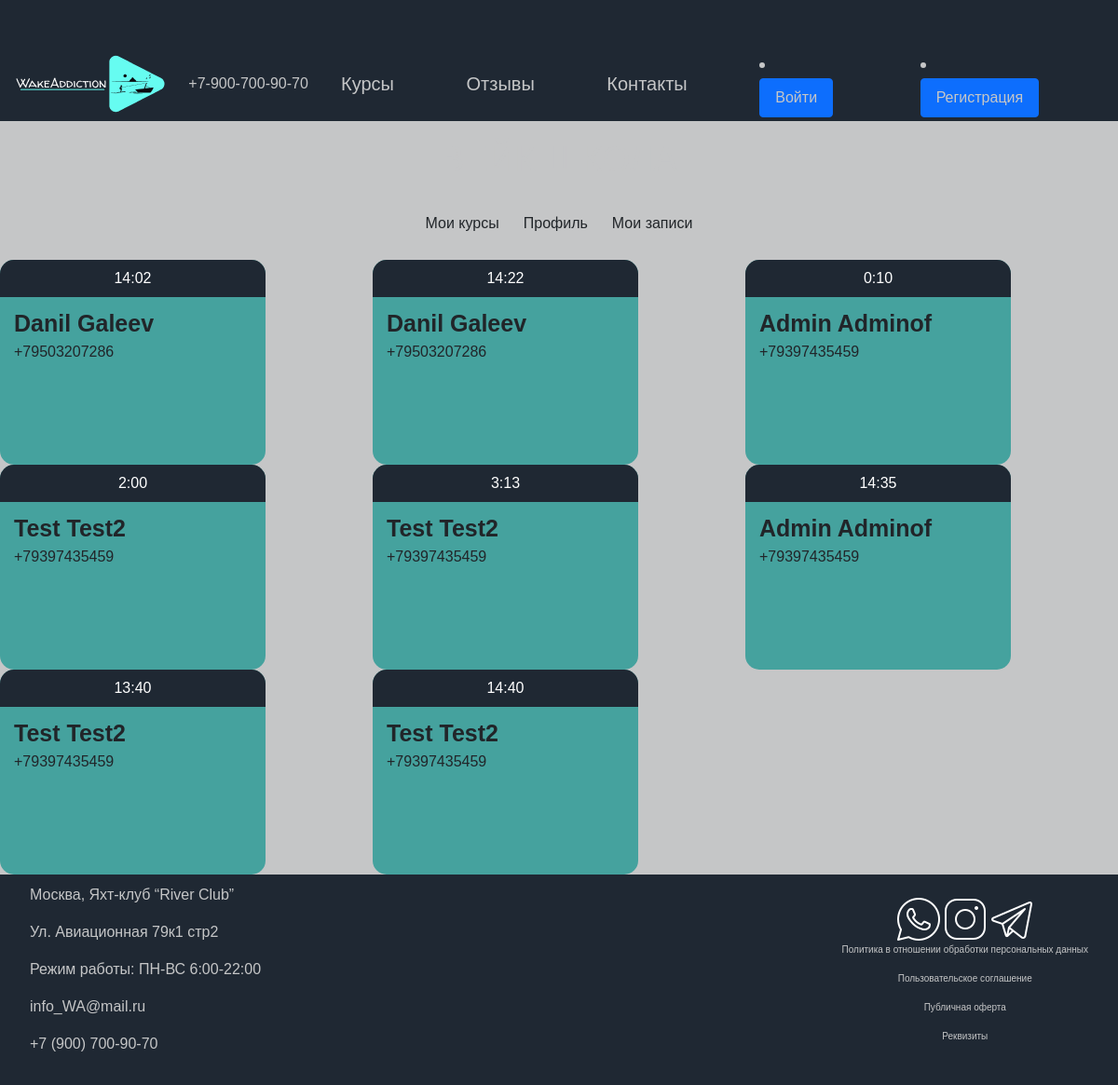
Page /zapisi on the earlier database version.
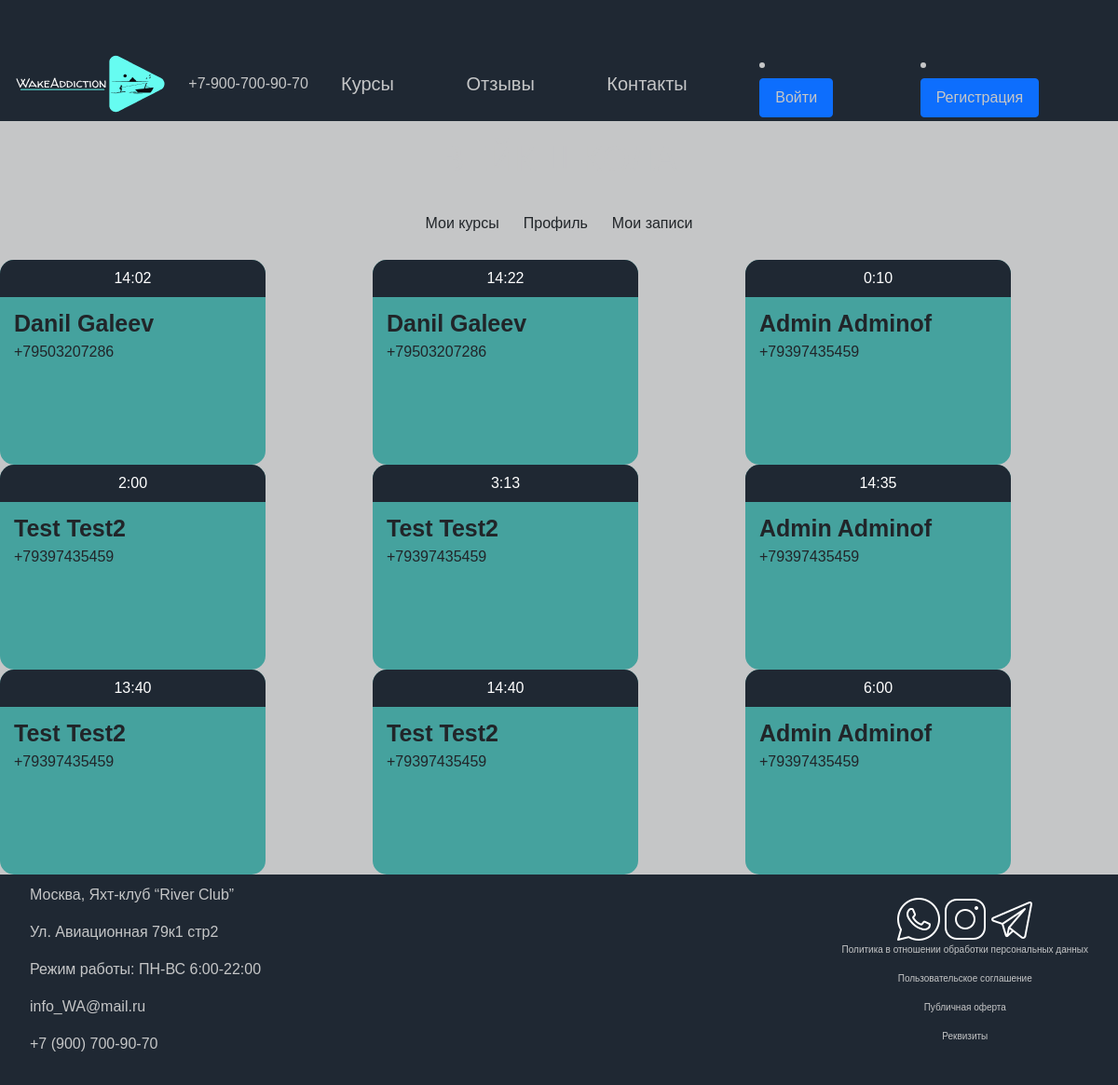
Same page on the later database version.
### main/models.py (models this page shows)
class ParticipationApplication(models.Model):
    phone_regex = RegexValidator(regex=r'^\+?1?\d{9,15}$', message="Phone number must be entered in the format: '+999999999'. Up to 15 digits allowed.")
    course = models.ForeignKey(Course, on_delete=models.CASCADE, related_name="participation_applications", verbose_name='Курсы')
    user = models.ForeignKey(User, on_delete=models.CASCADE, related_name="participation_applications", verbose_name='Пользователь')
    phone_number = models.CharField(validators=[phone_regex], max_length=17, blank=True, null=False, verbose_name='Номер телефона')
    time = models.TimeField(blank=False, null=False, verbose_name='Время')
    date = models.DateField(blank=False, null=False, verbose_name='Дата')
    wishes = models.TextField(blank=True, null=True, verbose_name='Оставьте комментарий')
    class Meta:
        verbose_name = "заявка на участие"
        verbose_name_plural = "заявки на участие"

### main/views.py (the view)
# urls.py: path('zapisi', views.schedule, name="zapisi"),
def schedule(request):
    profiles = ParticipationApplication.objects.all()
    return render(request, 'main/zapisi.html', {'profiles': profiles})

### main/templates/main/zapisi.html (shortened to what this page needs)
{% extends 'main/profile.html' %}
{% block profile-content %}
    <div class="schedule-card-conteiner">
        {% for profile in profiles %}
        <div class="schedule-card">
            <div class="schedule-card-header">
                {{ profile.time }}
            </div>
            <div class="schedule-card-content">
                <p>
                    {{ profile.user.first_name }}
                    {{ profile.user.last_name }}
                </p>
                {{ profile.phone_number }}
            </div>
        </div>
    {% endfor %}
    </div>
{% endblock %}

Differences in the rows shown:
added ParticipationApplication: time "6:00", user.first_name "Admin", user.last_name "Adminof", phone_number "+79397435459"
